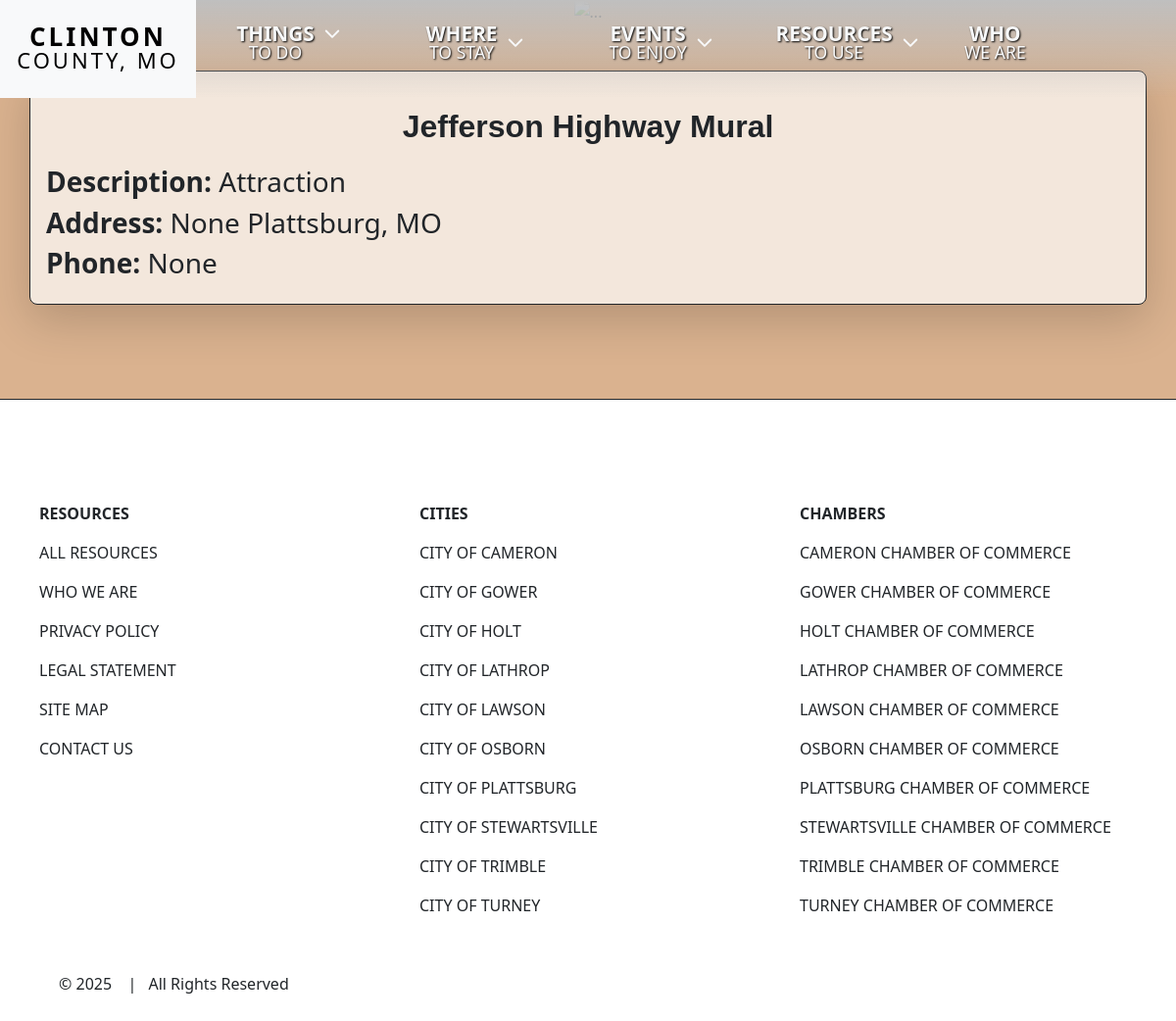
The page /things-to-do/jefferson-highway-mural/ on the database as committed earlier.
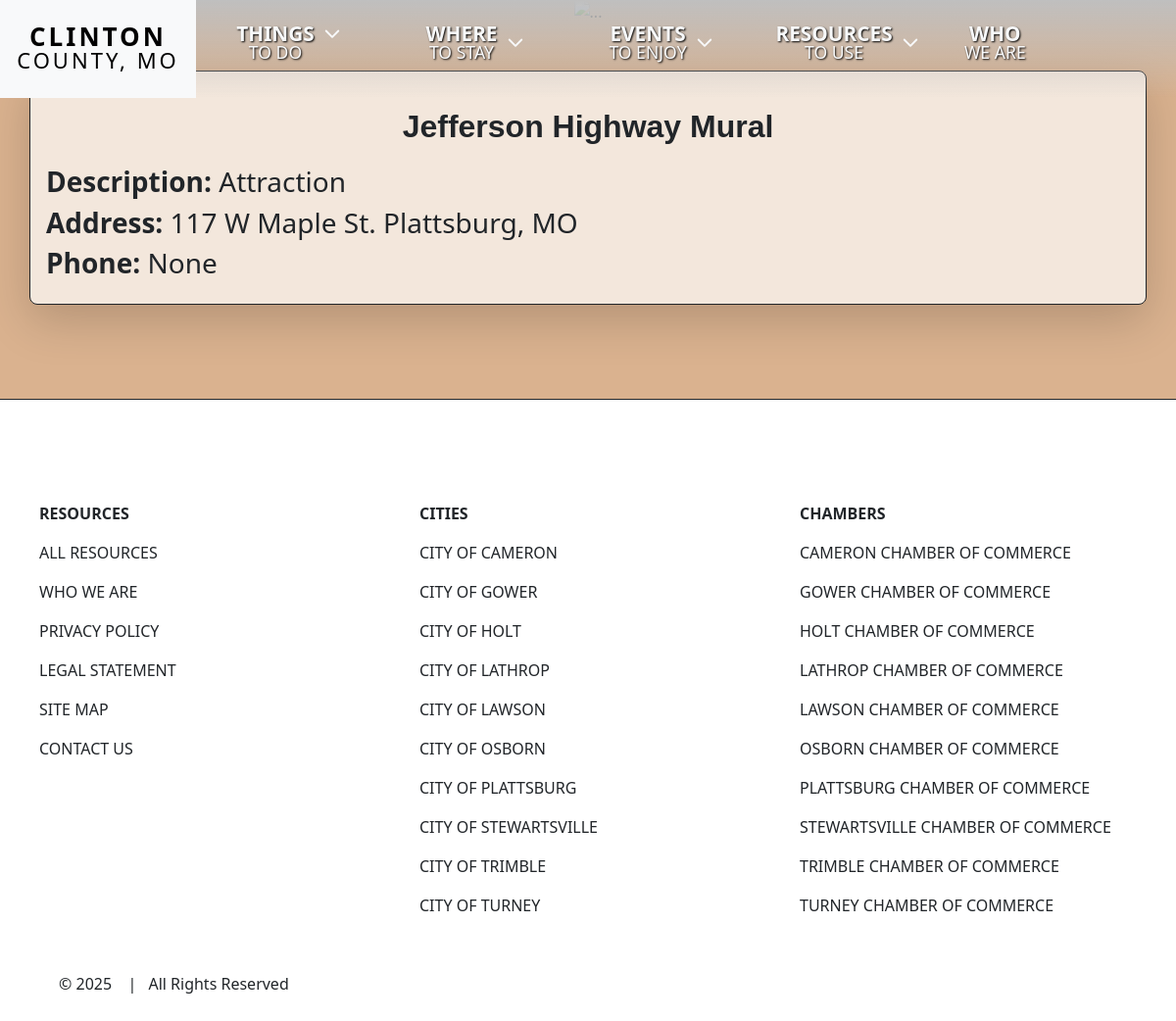
The same page on the database as committed later.
### things/models.py (models this page shows, shortened)
class Thing(models.Model):
    name = models.CharField(max_length=100)
    slug = models.SlugField(max_length=100)
    featured = models.BooleanField(default=False)
    description = models.TextField(blank=True, null=True)
    address = models.CharField(max_length=30, blank=True, null=True)
    city = models.CharField(max_length=20, blank=True, null=True)
    phone_number = models.CharField(max_length=15, blank=True, null=True)
    external_website = models.URLField(blank=True, null=True)
    internal_page = models.BooleanField(default=False)
    email = models.EmailField(blank=True, null=True)
    image = models.ImageField(upload_to='thing_img/', blank=True, null=True)
    operation_hours = models.CharField(max_length=100, blank=True, null=True)
    filter_type_list = models.ManyToManyField('FilterType', related_name='type_filters', blank=True)
    filter_subtype_list = models.ManyToManyField('FilterSubType', related_name='subtype_filters', blank=True)
    created_at = models.DateTimeField(auto_now_add=True)
    updated_at = models.DateTimeField(auto_now=True)
    class Meta:
        verbose_name_plural = "Things"
    def get_filter_subtypes(self):
        return ', '.join([filter_subtype.name for filter_subtype in self.filter_subtype_list.all()])

class FilterSubType(models.Model):
    name = models.CharField(max_length=20)
    created_at = models.DateTimeField(auto_now_add=True)
    updated_at = models.DateTimeField(auto_now=True)

### things/views.py (the view)
# urls.py: path('<slug:thing_slug>/', thing_detail, name='thing_detail'),
def thing_detail(request, thing_slug):
    thing = Thing.objects.get(slug=thing_slug)
    context = {
        'thing': thing
    }
    if thing.internal_page:
        page = f"things/{thing_slug}.html"
        return render(request, page, context)
    return render(request, 'things/thing_detail.html', context)

### things/templates/things/thing_detail.html (shortened to what this page needs)
{% extends "layout.html" %}
{% load static %}
{% block content %}
<div class="container-fluid pb-5 m-0 px-0" style="background-color: #DAB28F;">
    <section class="hero mb-5">
        <img src="{% static 'img/bg_up_2.avif' %}" class="img-fluid" alt="...">
    </section>
    <div class="container rounded-3 border border-dark shadow-lg p-3 my-5" style="background-color: #f3e7dc;">
        <div class="m-3">
            <div class="section-title my-3">
                {{ thing.name }}
            </div>
        </div>
        <div>
            <h3><span class="fw-bold">Description: </span> {{ thing.get_filter_subtypes|title }}</h3>
            <h3><span class="fw-bold">Address: </span> {{ thing.address|capfirst }}  {{ thing.city|capfirst }}, MO</h3>
            <h3><span class="fw-bold">Phone: </span> {{ thing.phone_number }}</h3>
        </div>
    </div>
</div>
{% endblock %}

Rows that differ between the two databases and show on the page:
changed Thing "Jefferson Highway Mural": address "None" → "117 W Maple St."
